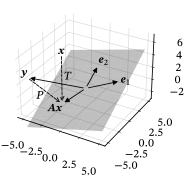

Recreate this plot in Python.
from pathlib import PurePath

import matplotlib.pyplot as plt
import numpy as np
from vector import Vector3D

plt.style.use("sigproc")

xx, yy = np.mgrid[-5:5:10j, -5:5:10j]
zz = (xx + 2 * yy) / 3

e1 = np.array((4, 1, 2))
e2 = np.array((0, 3, 2))
pr = np.cross(e1, e2) / 2
xm = np.array((-2, -2, -2))
zm = np.array((xm[0], xm[1], 6))
y1 = xm + pr

fig, ax = plt.subplots(subplot_kw={"projection": "3d"})
ax.set(zlim3d=(-3, 7))

for axis in (ax.xaxis, ax.yaxis, ax.zaxis):
    axis.set(pane_color=(0.0, 0.0, 0.0, 0.0))

ax.plot_surface(xx, yy, zz, alpha=0.25)

for e in (e1, e2, y1, xm):
    ax.add_artist(Vector3D((0, 0, 0), e))

ax.add_artist(Vector3D(y1, xm, ls="dashed", arrowstyle="->"))
ax.add_artist(Vector3D(zm, xm, ls="dashed", arrowstyle="->"))

ax.text(*(0.5 * (y1 + xm)), r"$P\,$", ha="right", va="top")
ax.text(*(0.5 * (zm + xm)), r"$\,T$", ha="left")
ax.text(*e1, r"$\vect{e}_1$", ha="left", va="center")
ax.text(*e2, r"$\vect{e}_2$", ha="left", va="bottom")
ax.text(*xm, r"$\mat{A}\vect{x}$", ha="right", va="top")
ax.text(*zm, r"$\vect{x}$", ha="center", va="bottom")
ax.text(*y1, r"$\vect{y}$", ha="right", va="bottom")

fig.savefig(str(PurePath(__file__).parent / (PurePath(__file__).stem + ".pdf")))
